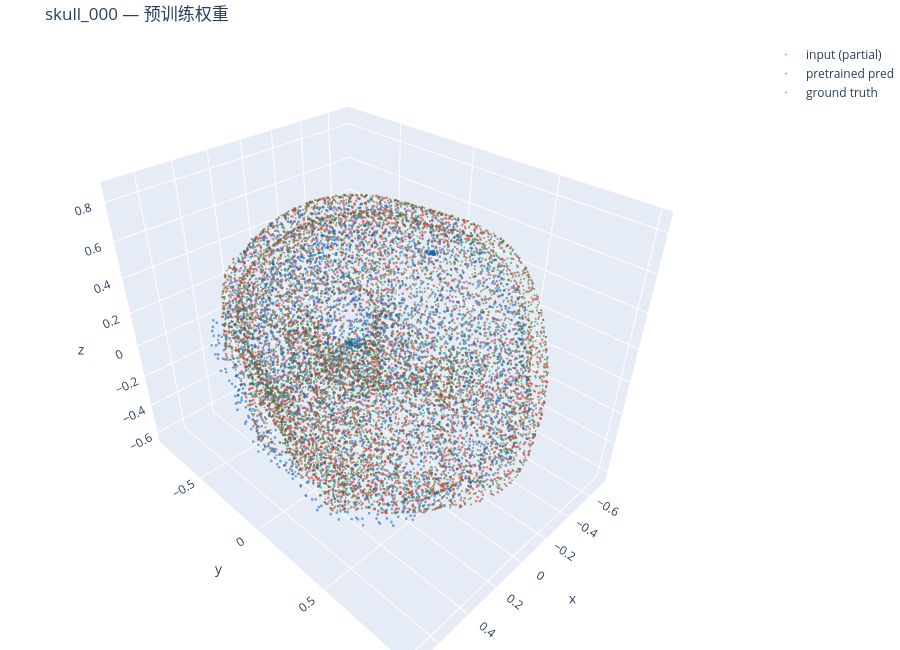

Here is the notebook cell this chart was saved with:
### Markdown cell above
## 6. 可视化(抽一颗看)

### Code cell
import plotly.graph_objects as go

k = int(sel[0])
with tf.device(DEVICE):
    pred = AE.model([tf.convert_to_tensor(inputs[k][None, ...], dtype=tf.float32),
                     tf.zeros([1, 1, 1]), enc["input_ids"], enc["attention_mask"]],
                    training=False).numpy()[0]

fig = go.Figure()
for pts, name, color, size in [(inputs[k], "input (partial)", "#D32F2F", 1.6),
                               (pred,      "pretrained pred", "#1565C0", 1.6),
                               (gt[k],     "ground truth",    "#2E7D32", 1.2)]:
    fig.add_trace(go.Scatter3d(x=pts[:, 0], y=pts[:, 1], z=pts[:, 2], mode="markers",
                               marker=dict(size=size, color=color, opacity=0.55), name=name))
fig.update_layout(title=f"skull_{ids[k]} — 预训练权重", scene=dict(aspectmode="data"),
                  margin=dict(l=0, r=0, b=0, t=40), height=650)
fig.show()

### Figure 1 — Plotly figure (JSON) as saved in the notebook; plotly's stock layout.template omitted (floating-point values rounded to 4 significant figures; data arrays with more than 128 entries replaced by an {"elided": "..."} marker saying what was removed)
{"data": [{"marker": {"color": "#D32F2F", "opacity": 0.55, "size": 1.6}, "mode": "markers", "name": "input (partial)", "type": "scatter3d", "x": {"elided": "4096 float values"}, "y": {"elided": "4096 float values"}, "z": {"elided": "4096 float values"}}, {"marker": {"color": "#1565C0", "opacity": 0.55, "size": 1.6}, "mode": "markers", "name": "pretrained pred", "type": "scatter3d", "x": {"elided": "6144 float values"}, "y": {"elided": "6144 float values"}, "z": {"elided": "6144 float values"}}, {"marker": {"color": "#2E7D32", "opacity": 0.55, "size": 1.2}, "mode": "markers", "name": "ground truth", "type": "scatter3d", "x": {"elided": "6144 float values"}, "y": {"elided": "6144 float values"}, "z": {"elided": "6144 float values"}}], "layout": {"height": 650, "margin": {"b": 0, "l": 0, "r": 0, "t": 40}, "scene": {"aspectmode": "data"}, "title": {"text": "skull_000 — 预训练权重"}}}
